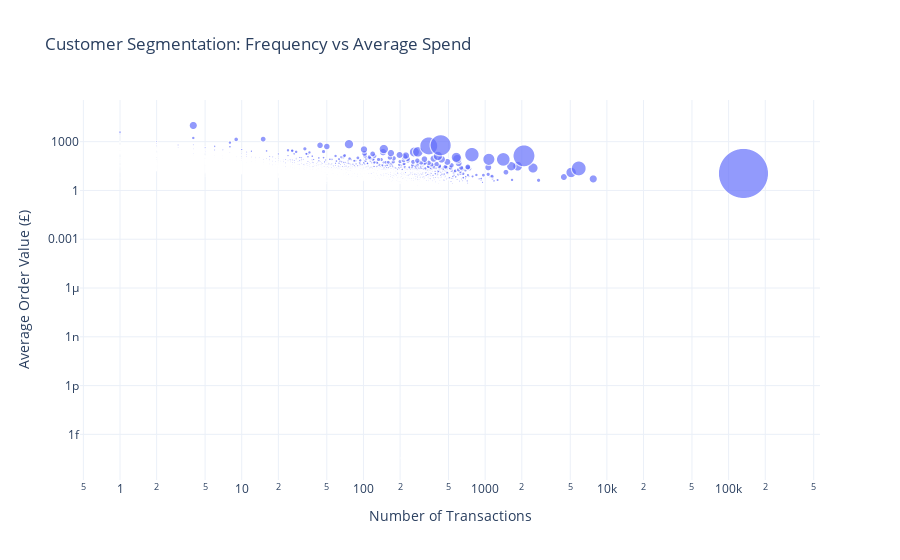

Notebook source saved alongside this figure:
### Code cell
fig = px.scatter(
    df_customer_spending,
    x="InvoiceNo",
    y="Avg_Order_Value",
    size="Total_Transaction_Value",
    hover_data=["CustomerID", "Total_Transaction_Value", "InvoiceNo", "Avg_Order_Value"],
    labels={
        "InvoiceNo": "Number of Transactions",
        "Avg_Order_Value": "Average Order Value (£)",
        "Total_Transaction_Value": "Total Spend (£)"
    },
    title="Customer Segmentation: Frequency vs Average Spend",
    template="plotly_white",
    size_max=50
)
fig.update_xaxes(type="log")
fig.update_yaxes(type="log")
fig.show()

### Figure 1 — Plotly figure (JSON) as saved in the notebook; plotly's stock layout.template omitted (floating-point values rounded to 4 significant figures; data arrays with more than 128 entries replaced by an {"elided": "..."} marker saying what was removed)
{"data": [{"customdata": {"elided": "4322x2 mixed values"}, "hovertemplate": "Number of Transactions=%{x}<br>Average Order Value (£)=%{y}<br>Total Spend (£)=%{customdata[1]}<br>CustomerID=%{customdata[0]}<extra></extra>", "legendgroup": "", "marker": {"color": "#636efa", "size": {"elided": "4322 float values"}, "sizemode": "area", "sizeref": 589.9, "symbol": "circle"}, "mode": "markers", "name": "", "showlegend": false, "type": "scattergl", "x": {"elided": "4322 int values"}, "xaxis": "x", "y": {"elided": "4322 float values"}, "yaxis": "y"}], "layout": {"legend": {"itemsizing": "constant", "tracegroupgap": 0}, "title": {"text": "Customer Segmentation: Frequency vs Average Spend"}, "xaxis": {"anchor": "y", "domain": [0, 1], "title": {"text": "Number of Transactions"}, "type": "log"}, "yaxis": {"anchor": "x", "domain": [0, 1], "title": {"text": "Average Order Value (£)"}, "type": "log"}}}
